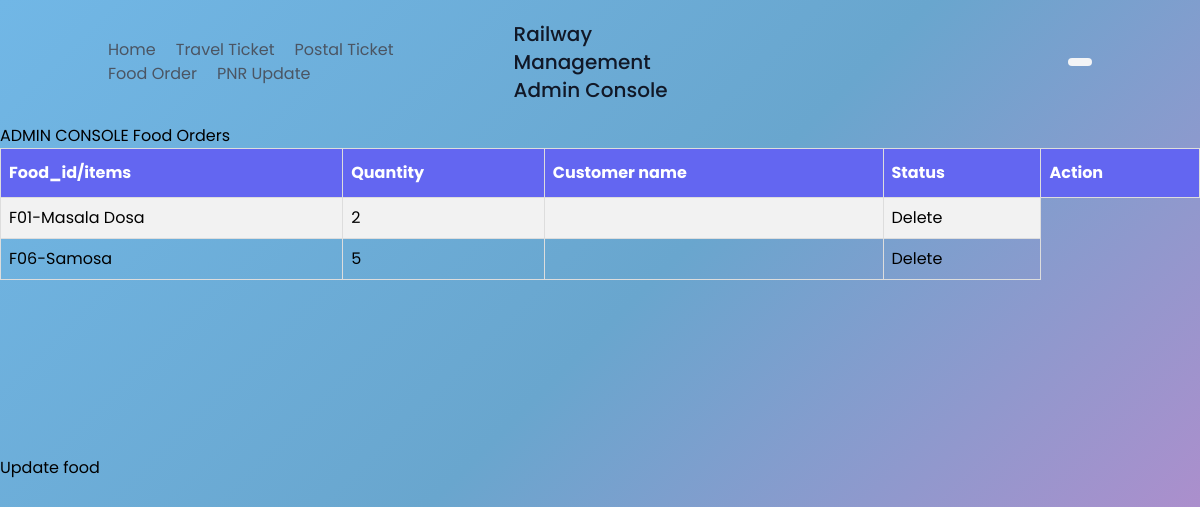
/admin_foodbook.php, run on an earlier commit of the app's database.
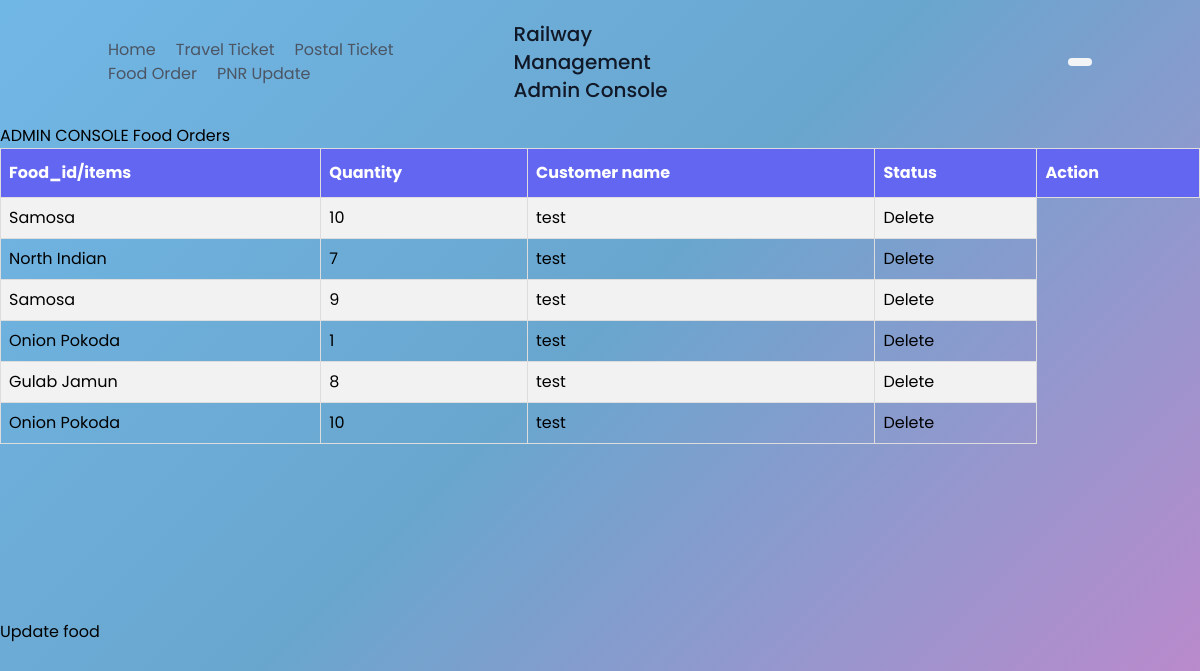
And on a later commit of the database.
### tables this page shows
CREATE TABLE `food` (
  `C_ID` varchar(11) NOT NULL,
  `ITEMS` varchar(20) NOT NULL,
  `QUANTITY` int(5) NOT NULL,
  `PRICE` int(5) NOT NULL,
  `F_ID` varchar(20) NOT NULL
);

### admin_foodbook.php (the view, shortened to what this page needs)
<!DOCTYPE html>
<html lang="en">
<head>
    <link href="https://unpkg.com/tailwindcss@^2/dist/tailwind.min.css" rel="stylesheet">
    <link href="404style.css" rel="stylesheet">
    <link href="style.css" rel="stylesheet">
</head>
<body>
    <header class="text-gray-600 body-font">
        <div class="container mx-auto flex flex-wrap p-5 flex-col md:flex-row items-center">
            <nav class="flex lg:w-2/5 flex-wrap items-center text-base md:ml-auto">
                <a class="mr-5 hover:text-gray-900" href="homeadmin.html">Home</a>
                <a class="mr-5 hover:text-gray-900" href="admin_ticket.html">Travel Ticket </a>
                <a class="mr-5 hover:text-gray-900" href="admin_postalbook.html">Postal Ticket</a>
                <a class="mr-5 hover:text-gray-900" href="admin_foodbook.html">Food Order</a>
                <a class="mr-5 hover:text-gray-900" href="admin_pnrstart.html">PNR Update</a>
              </nav>
          <a class="flex order-first lg:order-none lg:w-1/5 title-font font-medium items-center text-gray-900 lg:items-center lg:justify-center mb-4 md:mb-0">
          <span class="ml-3 text-xl">Railway Management Admin Console</span>
          </a>
          <div class="lg:w-2/5 inline-flex lg:justify-end ml-5 lg:ml-0">
            <button class="inline-flex items-center bg-gray-100 border-0 py-1 px-3 focus:outline-none hover:bg-gray-200 rounded text-base mt-4 md:mt-0" ><a href="logout.php" Admin Logout</a>
            </button>
          </div>
        </div>
      </header>
      <h1>ADMIN CONSOLE Food Orders</h1>
      <table id="DisplayTable">
        <tr>
          <th>Food_id/items</th>
          <th>Quantity</th>
          <th>Customer name</th>
          <th>Status</th>
          <th>Action</th>
        </tr>
        <?php
        include "config.php";
        $sql= "Select * from `food`;";
        $result= mysqli_query($conn,$sql);
        if($result){
            while($row=mysqli_fetch_assoc($result))
            {
              $ITEMS=$row['ITEMS'];
              $QUANTITY=$row['QUANTITY'];
              $username=$row['C_ID'];
              echo '<tr>
              <td>'.$ITEMS.'</td>
              <td>'.$QUANTITY.'</td>
              <td>'.$username.'</td>
              <td>
                      <button ><a href="deletefood.php">Delete</a></button>
          </td>
          </tr>';
            }
          }
        ?>
      </table>
      <br><br><br><br><br><br><br>
     <a href="Update_food.html">Update food</a>
</body>
</html>

### 404style.css (style rules this page uses)
* { margin: 0; padding: 0; outline: none; box-sizing: border-box; font-family: 'Poppins', sans-serif; }
body { height: 100vh; background: -webkit-repeating-linear-gradient(-45deg, #71b7e6, #69a6ce, #b98acc, #ee8176, #b98acc, #69a6ce, #9b59b6); background-size: 400%; }

### style.css (style rules this page uses)
#DisplayTable { font-family: Arial, Helvetica, sans-serif; border-collapse: collapse; width: 100%; }
#DisplayTable td, #DisplayTable th { border: 1px solid #ddd; padding: 8px; }
#DisplayTable tr:nth-child(even) { background-color: #f2f2f2; }
#DisplayTable th { padding-top: 12px; padding-bottom: 12px; text-align: left; background-color: rgba(99, 102, 241, 1); color: white; }

What changed in the data, as far as the page shows it:
removed food: ITEMS "F01-Masala Dosa", QUANTITY "2"
removed food: ITEMS "F06-Samosa", QUANTITY "5"
added food: ITEMS "Samosa", QUANTITY "10", C_ID "test"
added food: ITEMS "North Indian", QUANTITY "7", C_ID "test"
added food: ITEMS "Samosa", QUANTITY "9", C_ID "test"
added food: ITEMS "Onion Pokoda", QUANTITY "1", C_ID "test"
added food: ITEMS "Gulab Jamun", QUANTITY "8", C_ID "test"
added food: ITEMS "Onion Pokoda", QUANTITY "10", C_ID "test"
